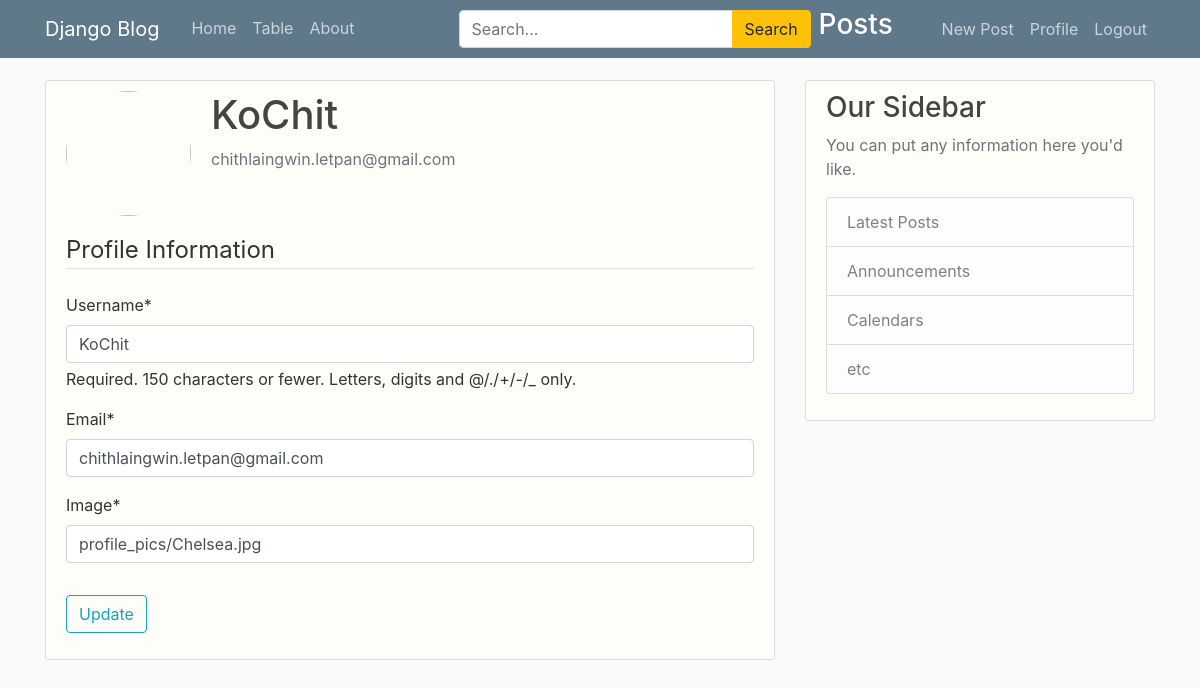
The page /profile/ (signed in) on the database as committed earlier.
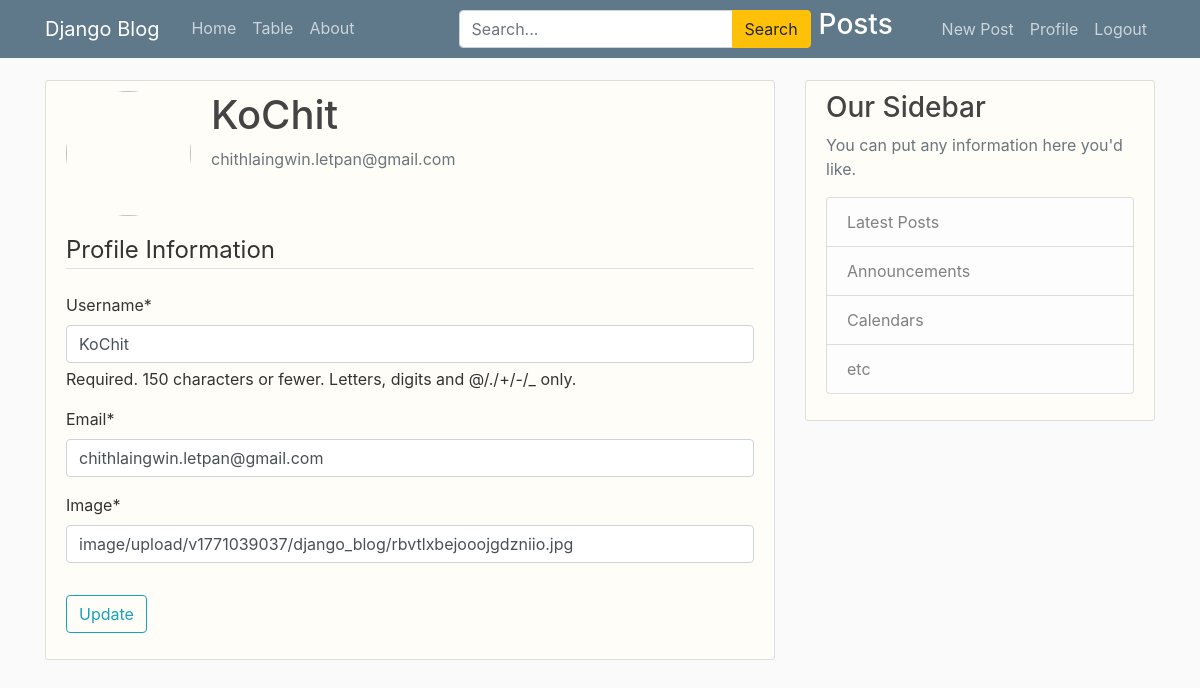
The same page on the database as committed later.
### users/models.py (models this page shows, shortened)
class Profile(models.Model):
    user = models.OneToOneField(User, on_delete=models.CASCADE)
    image = CloudinaryField('image', folder='django_blog', default='django_blog/default_cjqgpp')

### users/views.py (the view)
# urls.py: path('profile/', user_views.profile, name='profile'),
@login_required(login_url='login')
def profile(request):
    if request.method == 'POST':
        u_form = UserUpdateForm(request.POST, instance=request.user)
        p_form = ProfileUpdateForm(request.POST, request.FILES, instance=request.user.profile)
        if u_form.is_valid() and p_form.is_valid():
            u_form.save()
            p_form.save()
            messages.success(request, f'Your account has been updated!')
            return redirect('profile')
    else:
        u_form = UserUpdateForm(instance=request.user)
        p_form = ProfileUpdateForm(instance=request.user.profile)
    context = {
        'u_form': u_form,
        'p_form': p_form
    }
    return render(request, 'users/profile.html', context)

### users/forms.py
class UserUpdateForm(forms.ModelForm):
    email = forms.EmailField()
    class Meta:
        model = User
        fields = ['username', 'email']

class ProfileUpdateForm(forms.ModelForm):
    class Meta:
        model = Profile
        fields = ['image']

### users/templates/users/profile.html (shortened to what this page needs)
{% extends "blog/base.html" %}
{% load crispy_forms_tags %}
{% block content %}
    <div class="content-section">
        <div class="media">
            <img class="rounded-circle account-img" src="{{ user.profile.image.url }}">
            <div class="media-body">
                <h2 class="account-heading">{{ user.username }}</h2>
                <p class="text-secondary">{{ user.email }}</p>
            </div>
        </div>
        <form method="POST" enctype="multipart/form-data">
            <fieldset class="form-group">
                <legend class="border-bottom mb-4">Profile Information</legend>
                {{ u_form|crispy }}
                {{ p_form|crispy }}
            </fieldset>
            <div class="form-group">
                <button class="btn btn-outline-info" type="submit">Update</button>
            </div>
        </form>
    </div>
{% endblock content %}

Rows that differ between the two databases and show on the page:
changed Profile: image "profile_pics/Chelsea.jpg" → "image/upload/v1771039037/django_blog/rbvtlxbejooojgdzniio.jpg"
